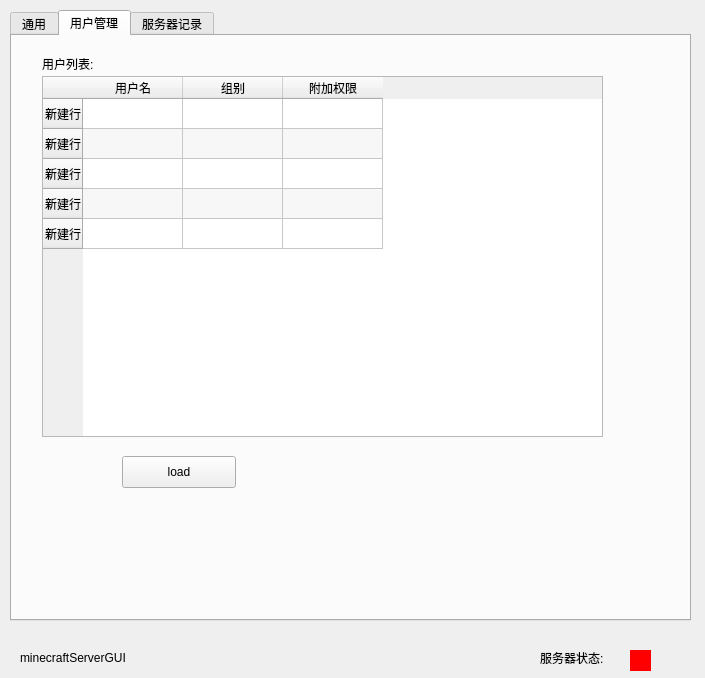
<?xml version="1.0" encoding="UTF-8"?>
<ui version="4.0">
 <class>Widget</class>
 <widget class="QWidget" name="Widget">
  <property name="geometry">
   <rect>
    <x>0</x>
    <y>0</y>
    <width>705</width>
    <height>678</height>
   </rect>
  </property>
  <property name="windowTitle">
   <string>Widget</string>
  </property>
  <widget class="QTabWidget" name="tabWidget">
   <property name="geometry">
    <rect>
     <x>10</x>
     <y>10</y>
     <width>681</width>
     <height>611</height>
    </rect>
   </property>
   <property name="currentIndex">
    <number>1</number>
   </property>
   <widget class="QWidget" name="tab">
    <attribute name="title">
     <string>通用</string>
    </attribute>
    <widget class="QPushButton" name="pushButton_3">
     <property name="geometry">
      <rect>
       <x>550</x>
       <y>10</y>
       <width>114</width>
       <height>71</height>
      </rect>
     </property>
     <property name="text">
      <string>checkstate</string>
     </property>
    </widget>
    <widget class="QPushButton" name="startButton">
     <property name="geometry">
      <rect>
       <x>550</x>
       <y>80</y>
       <width>114</width>
       <height>71</height>
      </rect>
     </property>
     <property name="text">
      <string>启动!</string>
     </property>
    </widget>
    <widget class="QPushButton" name="stopButton">
     <property name="enabled">
      <bool>false</bool>
     </property>
     <property name="geometry">
      <rect>
       <x>550</x>
       <y>150</y>
       <width>114</width>
       <height>71</height>
      </rect>
     </property>
     <property name="text">
      <string>停止</string>
     </property>
    </widget>
    <widget class="QTextBrowser" name="generalTextBrowser">
     <property name="geometry">
      <rect>
       <x>20</x>
       <y>380</y>
       <width>621</width>
       <height>192</height>
      </rect>
     </property>
    </widget>
    <widget class="QLabel" name="label_6">
     <property name="geometry">
      <rect>
       <x>30</x>
       <y>360</y>
       <width>62</width>
       <height>16</height>
      </rect>
     </property>
     <property name="text">
      <string>消息记录:</string>
     </property>
    </widget>
    <widget class="QGroupBox" name="JVMSettingGroupBox">
     <property name="enabled">
      <bool>true</bool>
     </property>
     <property name="geometry">
      <rect>
       <x>20</x>
       <y>0</y>
       <width>321</width>
       <height>201</height>
      </rect>
     </property>
     <property name="title">
      <string>JVM配置</string>
     </property>
     <widget class="QLabel" name="label_2">
      <property name="geometry">
       <rect>
        <x>10</x>
        <y>40</y>
        <width>71</width>
        <height>16</height>
       </rect>
      </property>
      <property name="text">
       <string>初始内存:</string>
      </property>
     </widget>
     <widget class="QLabel" name="label_3">
      <property name="geometry">
       <rect>
        <x>10</x>
        <y>90</y>
        <width>71</width>
        <height>16</height>
       </rect>
      </property>
      <property name="text">
       <string>最大内存:</string>
      </property>
     </widget>
     <widget class="QLabel" name="maxLabel">
      <property name="geometry">
       <rect>
        <x>260</x>
        <y>90</y>
        <width>71</width>
        <height>16</height>
       </rect>
      </property>
      <property name="text">
       <string>1024M</string>
      </property>
     </widget>
     <widget class="QSlider" name="minHorizontalSlider">
      <property name="geometry">
       <rect>
        <x>80</x>
        <y>40</y>
        <width>161</width>
        <height>22</height>
       </rect>
      </property>
      <property name="maximum">
       <number>7</number>
      </property>
      <property name="pageStep">
       <number>1</number>
      </property>
      <property name="sliderPosition">
       <number>3</number>
      </property>
      <property name="orientation">
       <enum>Qt::Horizontal</enum>
      </property>
      <property name="tickPosition">
       <enum>QSlider::TicksBelow</enum>
      </property>
     </widget>
     <widget class="QLabel" name="minLabel">
      <property name="geometry">
       <rect>
        <x>260</x>
        <y>40</y>
        <width>71</width>
        <height>16</height>
       </rect>
      </property>
      <property name="text">
       <string>1024M</string>
      </property>
     </widget>
     <widget class="QSlider" name="maxHorizontalSlider">
      <property name="geometry">
       <rect>
        <x>80</x>
        <y>90</y>
        <width>160</width>
        <height>22</height>
       </rect>
      </property>
      <property name="maximum">
       <number>7</number>
      </property>
      <property name="pageStep">
       <number>1</number>
      </property>
      <property name="sliderPosition">
       <number>3</number>
      </property>
      <property name="orientation">
       <enum>Qt::Horizontal</enum>
      </property>
      <property name="tickPosition">
       <enum>QSlider::TicksBelow</enum>
      </property>
     </widget>
     <widget class="QLabel" name="label_7">
      <property name="geometry">
       <rect>
        <x>10</x>
        <y>140</y>
        <width>71</width>
        <height>16</height>
       </rect>
      </property>
      <property name="text">
       <string>jar目录:</string>
      </property>
     </widget>
     <widget class="QLineEdit" name="jarLineEdit">
      <property name="geometry">
       <rect>
        <x>80</x>
        <y>140</y>
        <width>191</width>
        <height>21</height>
       </rect>
      </property>
      <property name="readOnly">
       <bool>true</bool>
      </property>
     </widget>
     <widget class="QPushButton" name="pathButton">
      <property name="geometry">
       <rect>
        <x>280</x>
        <y>140</y>
        <width>31</width>
        <height>21</height>
       </rect>
      </property>
      <property name="text">
       <string>...</string>
      </property>
     </widget>
    </widget>
    <widget class="QGroupBox" name="runningGroupBox">
     <property name="geometry">
      <rect>
       <x>20</x>
       <y>210</y>
       <width>641</width>
       <height>151</height>
      </rect>
     </property>
     <property name="title">
      <string>运行情况</string>
     </property>
     <widget class="QLabel" name="jvmProgressLabel">
      <property name="geometry">
       <rect>
        <x>270</x>
        <y>40</y>
        <width>151</width>
        <height>16</height>
       </rect>
      </property>
      <property name="text">
       <string>最大内存</string>
      </property>
     </widget>
     <widget class="QProgressBar" name="JVMProgressBar">
      <property name="geometry">
       <rect>
        <x>130</x>
        <y>40</y>
        <width>118</width>
        <height>23</height>
       </rect>
      </property>
      <property name="value">
       <number>0</number>
      </property>
      <property name="invertedAppearance">
       <bool>false</bool>
      </property>
     </widget>
     <widget class="QLabel" name="label_4">
      <property name="geometry">
       <rect>
        <x>10</x>
        <y>40</y>
        <width>111</width>
        <height>16</height>
       </rect>
      </property>
      <property name="text">
       <string>JVM内存分配:</string>
      </property>
     </widget>
     <widget class="QLabel" name="serverProgressLabel">
      <property name="geometry">
       <rect>
        <x>270</x>
        <y>80</y>
        <width>151</width>
        <height>16</height>
       </rect>
      </property>
      <property name="text">
       <string>最大内存</string>
      </property>
     </widget>
     <widget class="QProgressBar" name="serverProgressBar">
      <property name="geometry">
       <rect>
        <x>130</x>
        <y>80</y>
        <width>118</width>
        <height>23</height>
       </rect>
      </property>
      <property name="value">
       <number>0</number>
      </property>
      <property name="textVisible">
       <bool>true</bool>
      </property>
     </widget>
     <widget class="QLabel" name="label_5">
      <property name="geometry">
       <rect>
        <x>10</x>
        <y>80</y>
        <width>131</width>
        <height>16</height>
       </rect>
      </property>
      <property name="text">
       <string>服务端内存使用:</string>
      </property>
     </widget>
     <widget class="QLabel" name="runningTimeLabel">
      <property name="geometry">
       <rect>
        <x>130</x>
        <y>110</y>
        <width>151</width>
        <height>16</height>
       </rect>
      </property>
      <property name="text">
       <string>未开始</string>
      </property>
     </widget>
     <widget class="QLabel" name="label_8">
      <property name="geometry">
       <rect>
        <x>10</x>
        <y>110</y>
        <width>81</width>
        <height>16</height>
       </rect>
      </property>
      <property name="text">
       <string>运行时间:</string>
      </property>
     </widget>
     <widget class="QLabel" name="label_9">
      <property name="geometry">
       <rect>
        <x>390</x>
        <y>70</y>
        <width>71</width>
        <height>16</height>
       </rect>
      </property>
      <property name="text">
       <string>在线用户:</string>
      </property>
     </widget>
     <widget class="QLabel" name="label_11">
      <property name="geometry">
       <rect>
        <x>390</x>
        <y>40</y>
        <width>81</width>
        <height>16</height>
       </rect>
      </property>
      <property name="text">
       <string>加载插件数:</string>
      </property>
     </widget>
     <widget class="QLabel" name="pluginLabel">
      <property name="geometry">
       <rect>
        <x>490</x>
        <y>40</y>
        <width>62</width>
        <height>16</height>
       </rect>
      </property>
      <property name="text">
       <string>0</string>
      </property>
     </widget>
     <widget class="QLabel" name="label_13">
      <property name="geometry">
       <rect>
        <x>390</x>
        <y>110</y>
        <width>81</width>
        <height>16</height>
       </rect>
      </property>
      <property name="text">
       <string>bukkit版本:</string>
      </property>
     </widget>
     <widget class="QLabel" name="onlineNumberLabel">
      <property name="geometry">
       <rect>
        <x>490</x>
        <y>70</y>
        <width>62</width>
        <height>16</height>
       </rect>
      </property>
      <property name="text">
       <string>0</string>
      </property>
     </widget>
     <widget class="QLabel" name="label_15">
      <property name="geometry">
       <rect>
        <x>390</x>
        <y>110</y>
        <width>81</width>
        <height>16</height>
       </rect>
      </property>
      <property name="text">
       <string>bukkit版本:</string>
      </property>
     </widget>
     <widget class="QLabel" name="versionLabel">
      <property name="geometry">
       <rect>
        <x>490</x>
        <y>110</y>
        <width>131</width>
        <height>16</height>
       </rect>
      </property>
      <property name="text">
       <string>0</string>
      </property>
     </widget>
    </widget>
    <widget class="QGroupBox" name="serverSettingGroupBox">
     <property name="enabled">
      <bool>false</bool>
     </property>
     <property name="geometry">
      <rect>
       <x>350</x>
       <y>0</y>
       <width>181</width>
       <height>201</height>
      </rect>
     </property>
     <property name="title">
      <string>服务端配置</string>
     </property>
     <widget class="QSpinBox" name="maxUserSpinBox">
      <property name="geometry">
       <rect>
        <x>120</x>
        <y>30</y>
        <width>49</width>
        <height>24</height>
       </rect>
      </property>
      <property name="minimum">
       <number>1</number>
      </property>
      <property name="maximum">
       <number>30</number>
      </property>
      <property name="value">
       <number>10</number>
      </property>
     </widget>
     <widget class="QLabel" name="label_12">
      <property name="geometry">
       <rect>
        <x>10</x>
        <y>30</y>
        <width>81</width>
        <height>21</height>
       </rect>
      </property>
      <property name="text">
       <string>最大用户数:</string>
      </property>
     </widget>
     <widget class="QLabel" name="label_14">
      <property name="geometry">
       <rect>
        <x>20</x>
        <y>70</y>
        <width>62</width>
        <height>16</height>
       </rect>
      </property>
      <property name="text">
       <string>端口:</string>
      </property>
     </widget>
     <widget class="QLineEdit" name="portLineEdit">
      <property name="geometry">
       <rect>
        <x>100</x>
        <y>70</y>
        <width>71</width>
        <height>21</height>
       </rect>
      </property>
      <property name="text">
       <string>25565</string>
      </property>
      <property name="maxLength">
       <number>5</number>
      </property>
     </widget>
     <widget class="QCheckBox" name="monsterCheckBox">
      <property name="geometry">
       <rect>
        <x>10</x>
        <y>110</y>
        <width>87</width>
        <height>20</height>
       </rect>
      </property>
      <property name="text">
       <string>生成怪物</string>
      </property>
      <property name="checked">
       <bool>true</bool>
      </property>
     </widget>
     <widget class="QCheckBox" name="onlineCheckBox">
      <property name="geometry">
       <rect>
        <x>100</x>
        <y>170</y>
        <width>87</width>
        <height>20</height>
       </rect>
      </property>
      <property name="text">
       <string>正版验证</string>
      </property>
     </widget>
     <widget class="QCheckBox" name="netherCheckBox">
      <property name="geometry">
       <rect>
        <x>100</x>
        <y>110</y>
        <width>87</width>
        <height>20</height>
       </rect>
      </property>
      <property name="text">
       <string>开启地狱</string>
      </property>
      <property name="checked">
       <bool>true</bool>
      </property>
     </widget>
     <widget class="QCheckBox" name="pvpCheckBox">
      <property name="geometry">
       <rect>
        <x>100</x>
        <y>140</y>
        <width>87</width>
        <height>20</height>
       </rect>
      </property>
      <property name="text">
       <string>PVP</string>
      </property>
     </widget>
     <widget class="QCheckBox" name="animalCheckBox">
      <property name="geometry">
       <rect>
        <x>10</x>
        <y>140</y>
        <width>87</width>
        <height>20</height>
       </rect>
      </property>
      <property name="text">
       <string>生成动物</string>
      </property>
      <property name="checked">
       <bool>true</bool>
      </property>
     </widget>
     <widget class="QCheckBox" name="npcCheckBox">
      <property name="geometry">
       <rect>
        <x>10</x>
        <y>170</y>
        <width>87</width>
        <height>20</height>
       </rect>
      </property>
      <property name="text">
       <string>生成NPC</string>
      </property>
      <property name="checked">
       <bool>true</bool>
      </property>
     </widget>
    </widget>
   </widget>
   <widget class="QWidget" name="tab_3">
    <attribute name="title">
     <string>用户管理</string>
    </attribute>
    <widget class="QLabel" name="label_10">
     <property name="geometry">
      <rect>
       <x>30</x>
       <y>20</y>
       <width>62</width>
       <height>16</height>
      </rect>
     </property>
     <property name="text">
      <string>用户列表:</string>
     </property>
    </widget>
    <widget class="QTableWidget" name="userTableWidget">
     <property name="geometry">
      <rect>
       <x>30</x>
       <y>40</y>
       <width>561</width>
       <height>361</height>
      </rect>
     </property>
     <property name="alternatingRowColors">
      <bool>true</bool>
     </property>
     <row>
      <property name="text">
       <string>新建行</string>
      </property>
     </row>
     <row>
      <property name="text">
       <string>新建行</string>
      </property>
     </row>
     <row>
      <property name="text">
       <string>新建行</string>
      </property>
     </row>
     <row>
      <property name="text">
       <string>新建行</string>
      </property>
     </row>
     <row>
      <property name="text">
       <string>新建行</string>
      </property>
     </row>
     <column>
      <property name="text">
       <string>用户名</string>
      </property>
     </column>
     <column>
      <property name="text">
       <string>组别</string>
      </property>
     </column>
     <column>
      <property name="text">
       <string>附加权限</string>
      </property>
     </column>
    </widget>
    <widget class="QPushButton" name="pushButton">
     <property name="geometry">
      <rect>
       <x>110</x>
       <y>420</y>
       <width>114</width>
       <height>32</height>
      </rect>
     </property>
     <property name="text">
      <string>load</string>
     </property>
    </widget>
   </widget>
   <widget class="QWidget" name="tab_2">
    <attribute name="title">
     <string>服务器记录</string>
    </attribute>
    <widget class="QTextBrowser" name="textBrowser">
     <property name="geometry">
      <rect>
       <x>10</x>
       <y>0</y>
       <width>651</width>
       <height>531</height>
      </rect>
     </property>
    </widget>
   </widget>
  </widget>
  <widget class="QLabel" name="statusLabel">
   <property name="geometry">
    <rect>
     <x>20</x>
     <y>650</y>
     <width>361</width>
     <height>16</height>
    </rect>
   </property>
   <property name="text">
    <string>minecraftServerGUI</string>
   </property>
  </widget>
  <widget class="QLabel" name="light_label">
   <property name="geometry">
    <rect>
     <x>630</x>
     <y>650</y>
     <width>21</width>
     <height>21</height>
    </rect>
   </property>
   <property name="autoFillBackground">
    <bool>false</bool>
   </property>
   <property name="styleSheet">
    <string notr="true">background-color:red
</string>
   </property>
   <property name="text">
    <string/>
   </property>
  </widget>
  <widget class="QLabel" name="label">
   <property name="geometry">
    <rect>
     <x>540</x>
     <y>650</y>
     <width>81</width>
     <height>16</height>
    </rect>
   </property>
   <property name="text">
    <string>服务器状态:</string>
   </property>
  </widget>
 </widget>
 <layoutdefault spacing="6" margin="11"/>
 <resources/>
 <connections/>
</ui>
